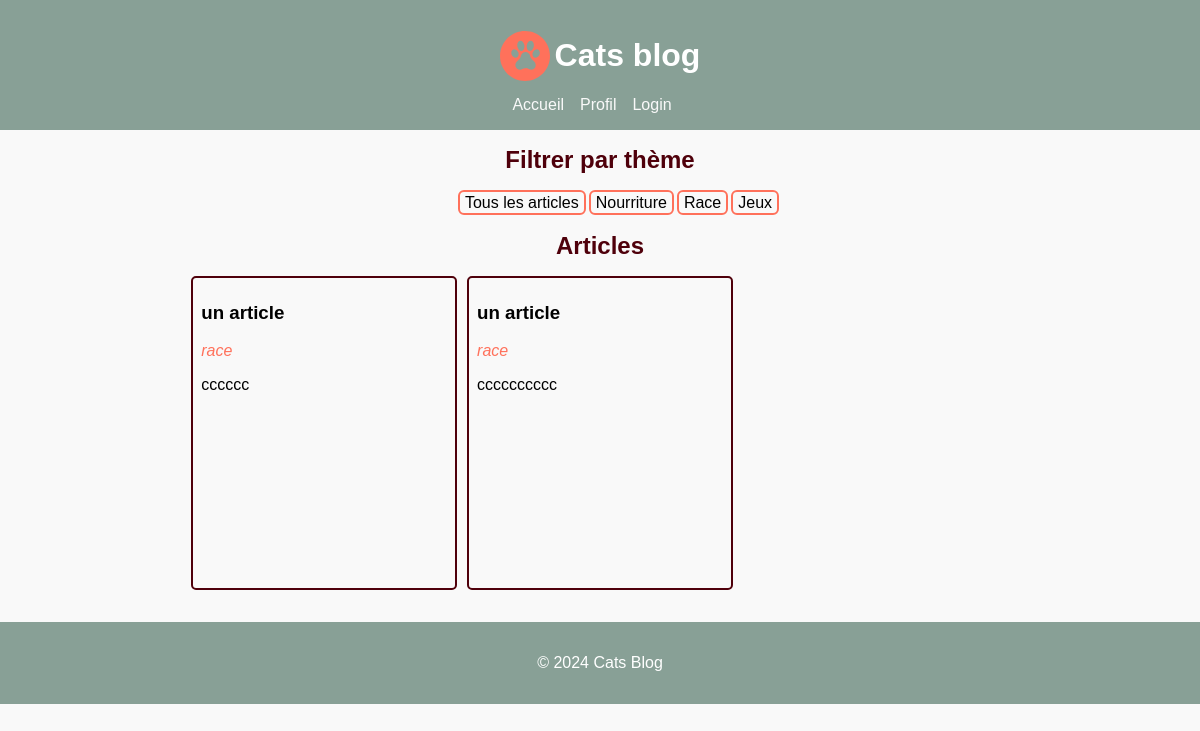
The app's page /index, older data.
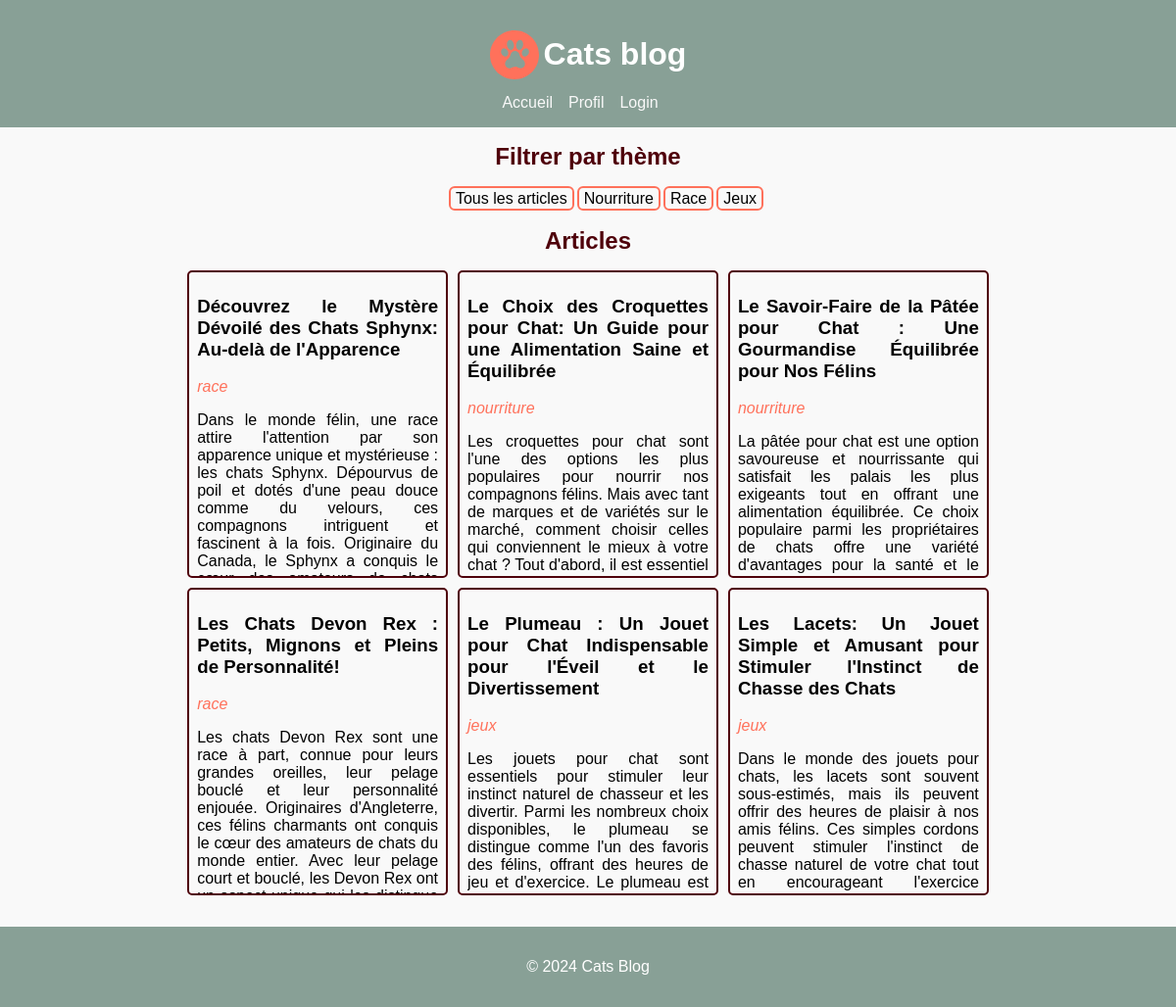
The same page, newer data.
### app/models.py (models this page shows, shortened)
class Article(db.Model):
    id = db.Column(db.Integer, primary_key=True)
    title = db.Column(db.String(140))
    theme = db.Column(db.String(140))
    body = db.Column(db.Text)
    timestamp = db.Column(db.DateTime, index=True, default=datetime.utcnow)
    author_id = db.Column(db.String(140))
    THEMES = ["race", "nourriture", "jeux"]

### app/routes.py (the view)
@app.route('/')
@app.route('/index')
def index():
    articles = Article.query.all()
    theme_selectionne = request.args.get('theme')
    if not theme_selectionne:
        articles_filtres = articles
    else:
        articles_filtres = [article for article in articles if article.theme == theme_selectionne]
    return render_template('home.html', title='Home', articles=articles_filtres)

### app/templates/home.html
{% extends "base.html" %}
{% block content %}
  <h2>Filtrer par thème </h2>
  <ul class="art-link">
      <li><a href="{{ url_for('index') }}" class="art-link__link">Tous les articles</a></li>
      <li><a href="{{ url_for('index', theme='nourriture') }}" class="art-link__link">Nourriture</a></li>
      <li><a href="{{ url_for('index', theme='race') }}" class="art-link__link">Race</a></li>
      <li><a href="{{ url_for('index', theme='jeux') }}" class="art-link__link">Jeux</a></li>
  </ul>
  <h2>Articles</h2>
  <ul class="art-grid">
    <div class="art-grid__cpt">
      {% if articles %}
        {% for article in articles %}
          <div class="art-grid__element">
            <li><a href="{{ url_for('article', id=article.id) }}">
              <h3 class="art__title">{{ article.title }}</h3>
              <em class="art__theme">{{ article.theme }}</em>
              <p class="art__body">{{ article.body}}</p>
            </a></li>
          </div>
        {% endfor %}
      {% else %}
        <li>No articles found</li>
      {% endif %}
    </div>
  </ul>
{% endblock %}

### app/templates/base.html (shortened to what this page needs)
<!DOCTYPE html>
<html lang="fr">
<head>
  <link rel=stylesheet type=text/css href="{{ url_for('static', filename='style.css') }}">
</head>
<body>
  <header>
    <div class="logo">
      <img class="logo__img" src="{{ url_for('static', filename='logo.svg') }}" alt="logo">
      <h1 class="logo__title">Cats blog</h1>
    </div>
    <nav>
        <ul class="ref">
          <li class="ref__line"><a href="{{ url_for('index') }}" class="ref__line__link">Accueil</a></li>
          <li class="ref__line"><a href="profile" class="ref__line__link">Profil</a></li>
          {% if current_user.is_authenticated %}
            <li class="ref__line"><a href="{{ url_for('logout') }}" class="ref__line__link">Logout</a></li>
          {% else %}
            <li class="ref__line"><a href="{{ url_for('login') }}" class="ref__line__link">Login</a></li>
          {% endif %}
        </ul>
    </nav>
  </header>
  <main>
      {% block content %}{% endblock %}
  </main>
  <footer>
    <p>&copy; 2024 Cats Blog</p>
  </footer>
</body>
</html>

### app/static/style.css (style rules this page uses)
body { font-family: Arial, sans-serif; margin: 0; padding: 0; background-color: #f9f9f9; color: black; height: 100%; }
header { background-color: #333; color: #fff; padding: 1em; background-color: #88A096; }
footer { background-color: #333; color: #fff; padding: 1em; text-align: center; background-color: #88A096; }
main { padding: 1em; display :flex; flex-direction : column; justify-content: center; height: 100%; }
h2 { margin: auto; color: #4F000B; }
.logo { display : flex; flex: row nowrap; justify-content: center; align-items: center; }
.logo__img { width: 50px; height: 50px; margin-right: 5px; }
.ref { list-style: none; padding: 0; margin: auto; display:flex; justify-content: center; align-items: center; }
.ref__line { display: inline; margin-right: 1em; }
.ref__line__link { color: #f9f9f9; text-decoration: none; }
.art-link { list-style: none; display: flex; margin :20px auto; }
.art-link__link { border-radius: 6px; border : solid #FF715B 2px; margin-right: 3px; padding: 2px 5px; }
.art-link__link:focus, .art-link__link,.art-link__link:active { text-decoration: none; color: black; }
.art-grid { list-style: none; padding: 0; }
.art-grid__cpt { width: 70%; margin: auto; display: grid; grid-template-columns: 1fr 1fr 1fr; gap: 10px; }
.art-grid__element { height: 300px; border-radius: 5px; border: solid #4F000B 2px; padding: 5px 8px; overflow: hidden; text-overflow: ellipsis; text-align: justify; }
.art-grid__element li { list-style: none; }
.art-grid__element a, .art-grid__element a:focus, .art-grid__element a:active { text-decoration: none; color: black; }
.art__body { overflow: hidden; text-overflow: ellipsis; text-align: justify; }
.art__theme { font-style: bold; color:#FF715B; }

Row changes from the older to the newer data that the page shows:
removed Article: title "un article", theme "race", body "cccccc"
removed Article: title "un article", theme "race", body "cccccccccc"
added Article: title "Découvrez le Mystère Dévoilé des Chats Sphynx: Au-delà de l'Apparence", theme "race", body "Dans le monde félin, une race attire l'attention par son apparence unique et mystérieuse : les chats Sphynx. Dépourvus de poil et dotés d'une peau douce comme du velours, ces compagnons intriguent et fascinent à la fois. Originaire du Canada, le Sphynx a conquis le…"
added Article: title "Le Choix des Croquettes pour Chat: Un Guide pour une Alimentation Saine et Équilibrée", theme "nourriture", body "Les croquettes pour chat sont l'une des options les plus populaires pour nourrir nos compagnons félins. Mais avec tant de marques et de variétés sur le marché, comment choisir celles qui conviennent le mieux à votre chat ? Tout d'abord, il est essentiel…"
added Article: title "Le Savoir-Faire de la Pâtée pour Chat : Une Gourmandise Équilibrée pour Nos Félins", theme "nourriture", body "La pâtée pour chat est une option savoureuse et nourrissante qui satisfait les palais les plus exigeants tout en offrant une alimentation équilibrée. Ce choix populaire parmi les propriétaires de chats offre une variété d'avantages pour la santé et le…"
added Article: title "Les Chats Devon Rex : Petits, Mignons et Pleins de Personnalité!", theme "race", body "Les chats Devon Rex sont une race à part, connue pour leurs grandes oreilles, leur pelage bouclé et leur personnalité enjouée. Originaires d'Angleterre, ces félins charmants ont conquis le cœur des amateurs de chats du monde entier. Avec leur pelage court et bouclé, les Devon Rex ont…"
added Article: title "Le Plumeau : Un Jouet pour Chat Indispensable pour l'Éveil et le Divertissement", theme "jeux", body "Les jouets pour chat sont essentiels pour stimuler leur instinct naturel de chasseur et les divertir. Parmi les nombreux choix disponibles, le plumeau se distingue comme l'un des favoris des félins, offrant des heures de jeu et d'exercice. Le plumeau est…"
added Article: title "Les Lacets: Un Jouet Simple et Amusant pour Stimuler l'Instinct de Chasse des Chats", theme "jeux", body "Dans le monde des jouets pour chats, les lacets sont souvent sous-estimés, mais ils peuvent offrir des heures de plaisir à nos amis félins. Ces simples cordons peuvent stimuler l'instinct de chasse naturel de votre chat tout en encourageant l'exercice…"
